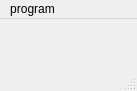
<?xml version="1.0" encoding="UTF-8"?>
<ui version="4.0">
 <class>MainWindow</class>
 <widget class="QMainWindow" name="MainWindow">
  <property name="geometry">
   <rect>
    <x>0</x>
    <y>0</y>
    <width>137</width>
    <height>91</height>
   </rect>
  </property>
  <property name="windowTitle">
   <string>MainWindow</string>
  </property>
  <widget class="QMenuBar" name="menubar">
   <property name="geometry">
    <rect>
     <x>0</x>
     <y>0</y>
     <width>137</width>
     <height>18</height>
    </rect>
   </property>
   <widget class="QMenu" name="menuProgram">
    <property name="title">
     <string>program</string>
    </property>
    <addaction name="actionNetwork"/>
    <addaction name="actionExit"/>
   </widget>
   <addaction name="menuProgram"/>
  </widget>
  <widget class="QStatusBar" name="statusbar"/>
  <action name="actionNetwork">
   <property name="text">
    <string>network</string>
   </property>
  </action>
  <action name="actionExit">
   <property name="text">
    <string>exit</string>
   </property>
  </action>
 </widget>
 <resources/>
 <connections>
  <connection>
   <sender>actionExit</sender>
   <signal>activated()</signal>
   <receiver>MainWindow</receiver>
   <slot>close()</slot>
   <hints>
    <hint type="sourcelabel">
     <x>-1</x>
     <y>-1</y>
    </hint>
    <hint type="destinationlabel">
     <x>399</x>
     <y>299</y>
    </hint>
   </hints>
  </connection>
 </connections>
</ui>
